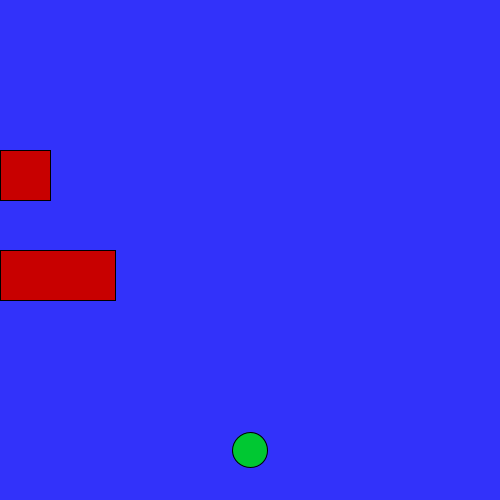
Frame 1 (no input)
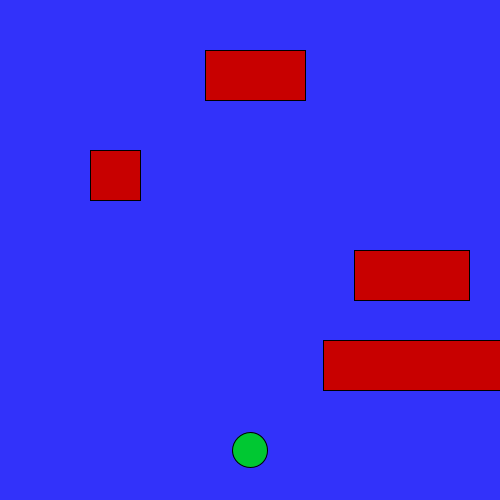
Frame 60 (the mouse pressed at the canvas centre just before this capture)
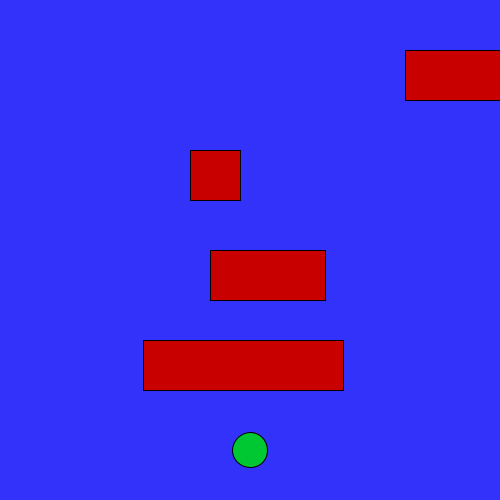
Frame 120 (the mouse held since frame 60 and released just before this capture)

The Processing sketch that drew these frames (run headless with seeded random() and noise(); from frame 60 on, the mouse is pressed at the canvas centre):

// Processing sketch: Frogger2
// ── Frogger2.pde
Car c1=new Car(500, 50, 100, 5);
Car c2=new Car(0, 150, 50, 10);
Car c3=new Car(500, 340, 200, 3);
Car c4=new Car(0, 250, 115, 6);
int x=250;
int y=450;

void setup() {
  size(500, 500);
}
void draw() {
  background(50, 50, 250);
  fill(0, 200, 50);  
  ellipse(x, y, 35, 35);
  c1.display();
  c2.display();
  c3.display();
  c4.display();
  c1.carMove();
  c2.carMoveR();
  c3.carMove();
  c4.carMoveR();
  if(y==490){
    text("Congrats! You Win!",100,100);
    textSize(200);
    
  }
}
public class Car {

  int X;
  int Y;
  int Size;
  int Speed;



  public Car(int X, int Y, int Size, int Speed) {

    this.X=X;
    this.Y=Y;
    this.Size=Size;
    this.Speed=Speed;
  }

  void display() 
  {
    fill(200, 0, 0);
    rect(X, Y, Size, 50);
  }

  void carMove() {
    X-=Speed;
    if (X<=0) {
      X=500;
    }
  }
 void carMoveR() {
    X+=Speed;
    if (X>=500) {
      X=0;
    }
  }

}



void keyPressed()

{

  if (key == CODED) {
    if (keyCode == UP)
    {
      //Frog Y position goes up
      y-=20;
    } else if (keyCode == DOWN)
    {
      y+=20;  
      //Frog Y position goes down
    } else if (keyCode == RIGHT)
    {
      x+=20;
      //Frog X position goes right
    } else if (keyCode == LEFT)
    {
      x-=20;
      //Frog X position goes left
    }
  }
}
